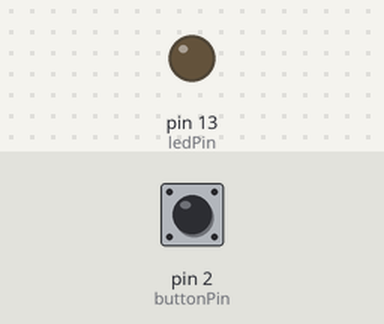
The sketch below on a simulated Arduino Uno, built with avr-gcc and run on an emulated ATmega328P. Parts: output pins drawn as LEDs (lit = HIGH). The test bench sets the inputs (shaded band); at power-on: pin 2 (buttonPin) LOW.

Above: at 1.2 s.
1.3 s: pin 2 (buttonPin) pulled HIGH for 0.15 s
At 1.37 s:
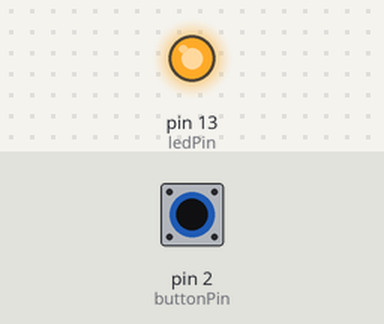
2.9 s: pin 2 (buttonPin) pulled HIGH for 3.2 s
At 7.2 s:
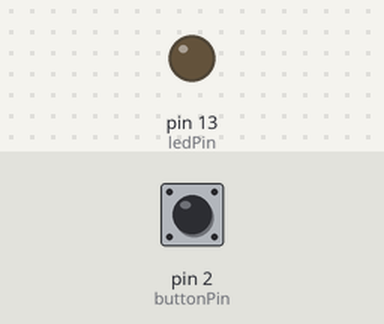
Timing chart, 0 to 8.7 s (numbered marks = the images above; inputs shaded):
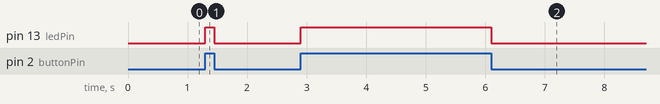

Measured:
- after the input at 1.3 s, pin 13 (ledPin): LOW → HIGH at once, → LOW 0.15 s later
- after the input at 2.9 s, pin 13 (ledPin): LOW → HIGH at once, → LOW 3.2 s later

The sketch:

Fe_cube_05_pbtn.ino
```cpp
/*
Controlling a simple led via a pushbutton

 Note: on most Arduinos there is already a LED on the board
 attached to pin 13 so you could leave the LED out
*/

#define buttonPin  2 // the number of the pushbutton pin
#define ledPin    13 // the number of the LED pin

// variable that changes
int buttonState = 0;

void setup() {
  // initialize the LED pin as an output:
  pinMode(ledPin, OUTPUT);
  // initialize the pushbutton pin as an input:
  pinMode(buttonPin, INPUT);
}

void loop(){
  // read the state of the pushbutton value:
  buttonState = digitalRead(buttonPin);

  // if the pushbutton is pressed, the buttonState is HIGH:
  if (buttonState == HIGH) {
    // turn LED on:
    digitalWrite(ledPin, HIGH);
  } else {
    // turn LED off:
    digitalWrite(ledPin, LOW);
  }
}
```
